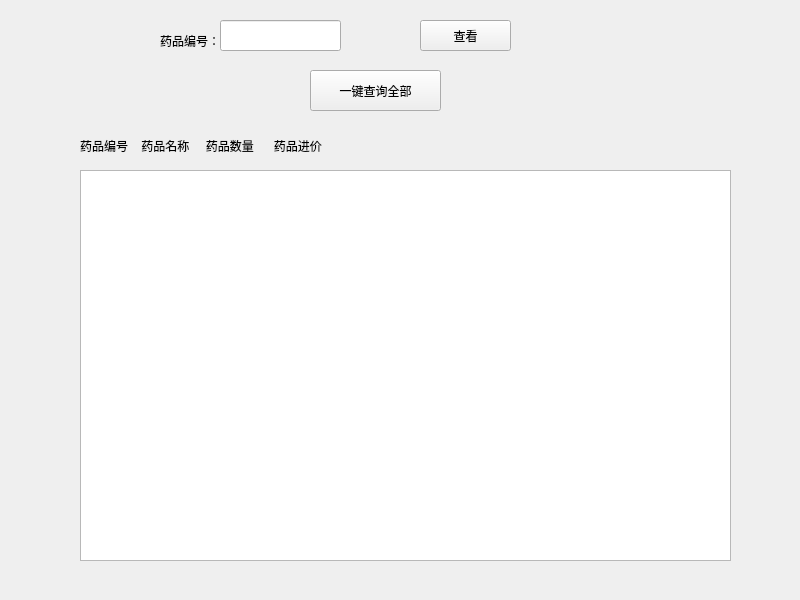
<?xml version="1.0" encoding="UTF-8"?>
<ui version="4.0">
 <class>ware_check</class>
 <widget class="QWidget" name="ware_check">
  <property name="geometry">
   <rect>
    <x>0</x>
    <y>0</y>
    <width>800</width>
    <height>600</height>
   </rect>
  </property>
  <property name="windowTitle">
   <string>Form</string>
  </property>
  <widget class="QLineEdit" name="lineEdit">
   <property name="geometry">
    <rect>
     <x>220</x>
     <y>20</y>
     <width>121</width>
     <height>31</height>
    </rect>
   </property>
  </widget>
  <widget class="QLabel" name="label">
   <property name="geometry">
    <rect>
     <x>160</x>
     <y>30</y>
     <width>61</width>
     <height>21</height>
    </rect>
   </property>
   <property name="text">
    <string>药品编号：</string>
   </property>
  </widget>
  <widget class="QPushButton" name="pushButton">
   <property name="geometry">
    <rect>
     <x>420</x>
     <y>20</y>
     <width>91</width>
     <height>31</height>
    </rect>
   </property>
   <property name="text">
    <string>查看</string>
   </property>
  </widget>
  <widget class="QPushButton" name="pushButton_2">
   <property name="geometry">
    <rect>
     <x>310</x>
     <y>70</y>
     <width>131</width>
     <height>41</height>
    </rect>
   </property>
   <property name="text">
    <string>一键查询全部</string>
   </property>
  </widget>
  <widget class="QTextBrowser" name="textBrowser">
   <property name="geometry">
    <rect>
     <x>80</x>
     <y>170</y>
     <width>651</width>
     <height>391</height>
    </rect>
   </property>
  </widget>
  <widget class="QLabel" name="label_2">
   <property name="geometry">
    <rect>
     <x>80</x>
     <y>130</y>
     <width>421</width>
     <height>31</height>
    </rect>
   </property>
   <property name="text">
    <string>药品编号    药品名称     药品数量      药品进价</string>
   </property>
  </widget>
 </widget>
 <resources/>
 <connections/>
</ui>
